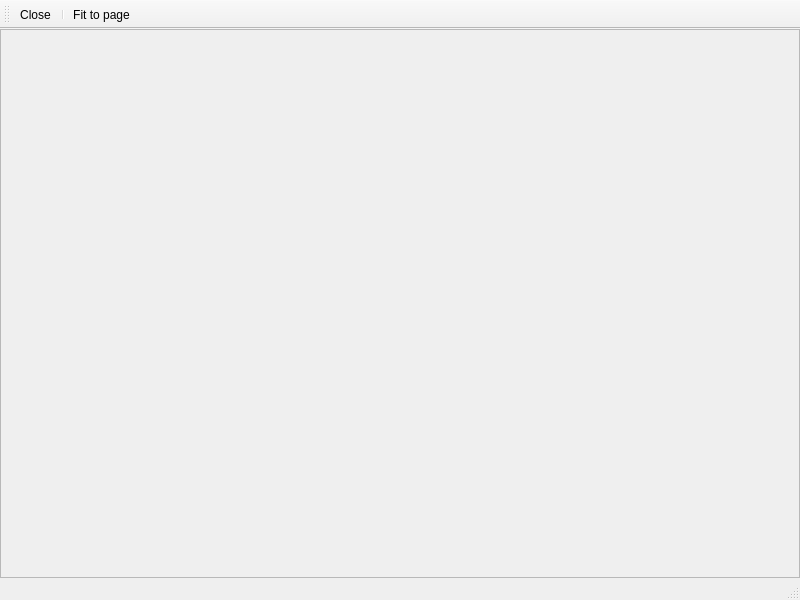
<?xml version="1.0" encoding="UTF-8"?>
<ui version="4.0">
 <class>PreviewFrame</class>
 <widget class="QMainWindow" name="PreviewFrame">
  <property name="geometry">
   <rect>
    <x>0</x>
    <y>0</y>
    <width>800</width>
    <height>600</height>
   </rect>
  </property>
  <property name="windowTitle">
   <string>Preview</string>
  </property>
  <widget class="QWidget" name="centralwidget">
   <layout class="QHBoxLayout" name="horizontalLayout">
    <property name="spacing">
     <number>0</number>
    </property>
    <property name="margin">
     <number>0</number>
    </property>
    <item>
     <widget class="QScrollArea" name="scrollArea">
      <property name="widgetResizable">
       <bool>true</bool>
      </property>
      <widget class="QWidget" name="scrollAreaWidgetContents">
       <property name="geometry">
        <rect>
         <x>0</x>
         <y>0</y>
         <width>798</width>
         <height>545</height>
        </rect>
       </property>
      </widget>
     </widget>
    </item>
   </layout>
  </widget>
  <widget class="QStatusBar" name="statusbar"/>
  <widget class="QToolBar" name="toolBar">
   <property name="windowTitle">
    <string>toolBar</string>
   </property>
   <property name="toolButtonStyle">
    <enum>Qt::ToolButtonTextBesideIcon</enum>
   </property>
   <attribute name="toolBarArea">
    <enum>TopToolBarArea</enum>
   </attribute>
   <attribute name="toolBarBreak">
    <bool>false</bool>
   </attribute>
   <addaction name="actionClose"/>
   <addaction name="separator"/>
   <addaction name="actionFitToPage"/>
  </widget>
  <action name="actionClose">
   <property name="icon">
    <iconset>
     <normaloff>:/pics/cancel.png</normaloff>:/pics/cancel.png</iconset>
   </property>
   <property name="text">
    <string>Close</string>
   </property>
   <property name="toolTip">
    <string>Close preview</string>
   </property>
  </action>
  <action name="actionFitToPage">
   <property name="checkable">
    <bool>true</bool>
   </property>
   <property name="icon">
    <iconset>
     <normaloff>:/pics/fit.png</normaloff>:/pics/fit.png</iconset>
   </property>
   <property name="text">
    <string>Fit to page</string>
   </property>
   <property name="toolTip">
    <string>Fit picture to page</string>
   </property>
  </action>
 </widget>
 <resources/>
 <connections/>
</ui>
